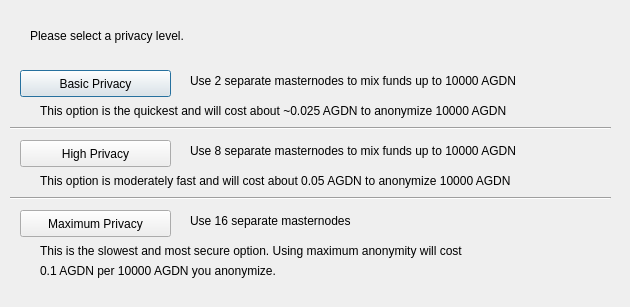
<?xml version="1.0" encoding="UTF-8"?>
<ui version="4.0">
 <class>ObfuscationConfig</class>
 <widget class="QDialog" name="ObfuscationConfig">
  <property name="geometry">
   <rect>
    <x>0</x>
    <y>0</y>
    <width>630</width>
    <height>307</height>
   </rect>
  </property>
  <property name="windowTitle">
   <string>Configure Obfuscation</string>
  </property>
  <widget class="QPushButton" name="buttonBasic">
   <property name="geometry">
    <rect>
     <x>20</x>
     <y>70</y>
     <width>151</width>
     <height>27</height>
    </rect>
   </property>
   <property name="text">
    <string>Basic Privacy</string>
   </property>
  </widget>
  <widget class="QPushButton" name="buttonHigh">
   <property name="geometry">
    <rect>
     <x>20</x>
     <y>140</y>
     <width>151</width>
     <height>27</height>
    </rect>
   </property>
   <property name="text">
    <string>High Privacy</string>
   </property>
  </widget>
  <widget class="QPushButton" name="buttonMax">
   <property name="geometry">
    <rect>
     <x>20</x>
     <y>210</y>
     <width>151</width>
     <height>27</height>
    </rect>
   </property>
   <property name="text">
    <string>Maximum Privacy</string>
   </property>
  </widget>
  <widget class="QLabel" name="label">
   <property name="geometry">
    <rect>
     <x>30</x>
     <y>20</y>
     <width>571</width>
     <height>31</height>
    </rect>
   </property>
   <property name="text">
    <string>Please select a privacy level.</string>
   </property>
  </widget>
  <widget class="QLabel" name="label_2">
   <property name="geometry">
    <rect>
     <x>190</x>
     <y>70</y>
     <width>421</width>
     <height>21</height>
    </rect>
   </property>
   <property name="text">
    <string>Use 2 separate masternodes to mix funds up to 10000 AGDN</string>
   </property>
  </widget>
  <widget class="QLabel" name="label_3">
   <property name="geometry">
    <rect>
     <x>190</x>
     <y>140</y>
     <width>411</width>
     <height>21</height>
    </rect>
   </property>
   <property name="text">
    <string>Use 8 separate masternodes to mix funds up to 10000 AGDN</string>
   </property>
  </widget>
  <widget class="QLabel" name="label_4">
   <property name="geometry">
    <rect>
     <x>190</x>
     <y>210</y>
     <width>421</width>
     <height>21</height>
    </rect>
   </property>
   <property name="text">
    <string>Use 16 separate masternodes</string>
   </property>
  </widget>
  <widget class="QLabel" name="label_6">
   <property name="geometry">
    <rect>
     <x>40</x>
     <y>100</y>
     <width>561</width>
     <height>21</height>
    </rect>
   </property>
   <property name="text">
    <string>This option is the quickest and will cost about ~0.025 AGDN to anonymize 10000 AGDN</string>
   </property>
  </widget>
  <widget class="QLabel" name="label_7">
   <property name="geometry">
    <rect>
     <x>40</x>
     <y>170</y>
     <width>561</width>
     <height>21</height>
    </rect>
   </property>
   <property name="text">
    <string>This option is moderately fast and will cost about 0.05 AGDN to anonymize 10000 AGDN</string>
   </property>
  </widget>
  <widget class="QLabel" name="label_8">
   <property name="geometry">
    <rect>
     <x>40</x>
     <y>240</y>
     <width>561</width>
     <height>21</height>
    </rect>
   </property>
   <property name="text">
    <string>This is the slowest and most secure option. Using maximum anonymity will cost</string>
   </property>
  </widget>
  <widget class="QLabel" name="label_9">
   <property name="geometry">
    <rect>
     <x>40</x>
     <y>260</y>
     <width>561</width>
     <height>21</height>
    </rect>
   </property>
   <property name="text">
    <string>0.1 AGDN per 10000 AGDN you anonymize.</string>
   </property>
  </widget>
  <widget class="Line" name="line">
   <property name="geometry">
    <rect>
     <x>10</x>
     <y>120</y>
     <width>601</width>
     <height>16</height>
    </rect>
   </property>
   <property name="orientation">
    <enum>Qt::Horizontal</enum>
   </property>
  </widget>
  <widget class="Line" name="line_2">
   <property name="geometry">
    <rect>
     <x>10</x>
     <y>190</y>
     <width>601</width>
     <height>16</height>
    </rect>
   </property>
   <property name="orientation">
    <enum>Qt::Horizontal</enum>
   </property>
  </widget>
 </widget>
 <resources/>
 <connections/>
</ui>
